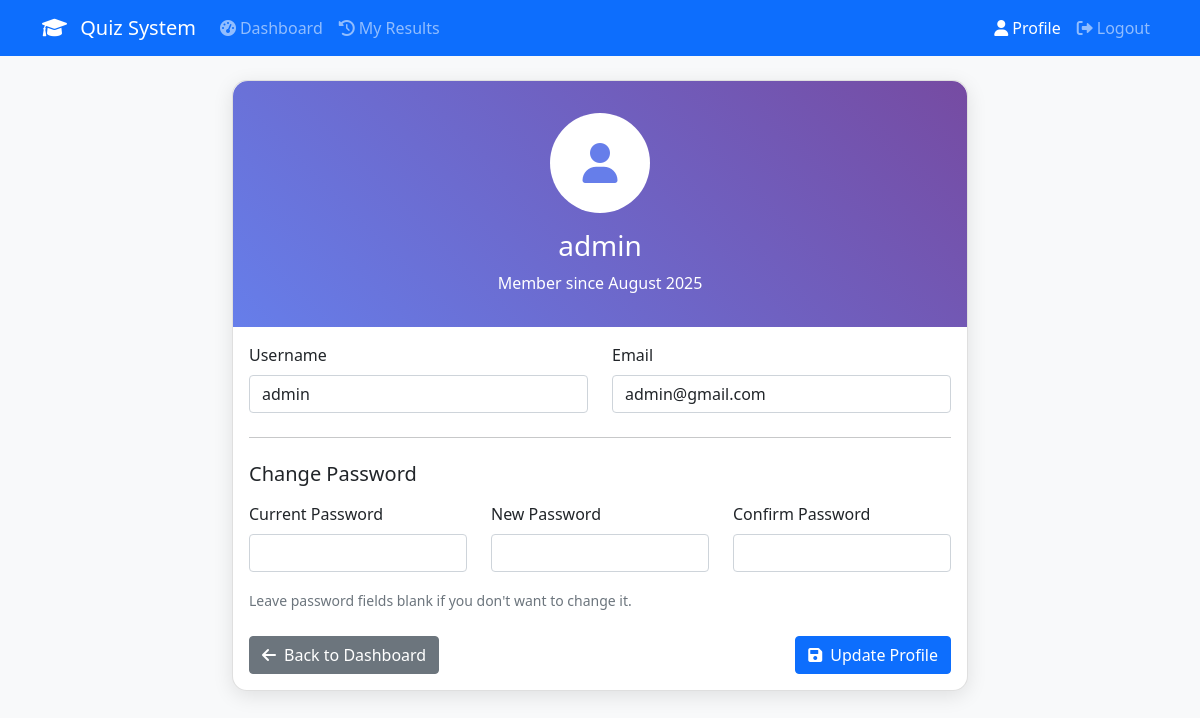
The app's page /profile.php (signed in) with its own data.
### tables this page shows
CREATE TABLE IF NOT EXISTS `users` (
  `id` int NOT NULL AUTO_INCREMENT,
  `username` varchar(50) NOT NULL,
  `email` varchar(100) NOT NULL,
  `password` varchar(255) NOT NULL,
  `role` enum('admin','user') DEFAULT 'user',
  `profile_image` varchar(255) DEFAULT NULL,
  `created_at` timestamp NULL DEFAULT CURRENT_TIMESTAMP,
  `updated_at` timestamp NULL DEFAULT CURRENT_TIMESTAMP ON UPDATE CURRENT_TIMESTAMP,
  `last_login` timestamp NULL DEFAULT NULL,
  `status` enum('active','inactive') DEFAULT 'active',
  PRIMARY KEY (`id`),
  UNIQUE KEY `username` (`username`),
  UNIQUE KEY `email` (`email`),
  KEY `idx_users_email` (`email`),
  KEY `idx_users_role` (`role`)
);

### profile.php (the view, shortened to what this page needs)
<?php
require_once 'config.php';
try {
    $stmt = $pdo->prepare("SELECT username, email, created_at FROM users WHERE id = ?");
    $stmt->execute([$_SESSION['user_id']]);
    $user = $stmt->fetch();
} catch (PDOException $e) {
    $error = 'Database error occurred.';
}
?>
<!DOCTYPE html>
<html lang="en">
<head>
    <link href="https://cdnjs.cloudflare.com/ajax/libs/bootstrap/5.1.3/css/bootstrap.min.css" rel="stylesheet">
    <link href="https://cdnjs.cloudflare.com/ajax/libs/font-awesome/6.0.0/css/all.min.css" rel="stylesheet">
</head>
<body>
    <?php include 'navbar.php'; ?>
    <div class="container mt-4">
        <div class="row justify-content-center">
            <div class="col-lg-8">
                <div class="card profile-card">
                    <div class="profile-header">
                        <div class="profile-avatar">
                            <i class="fas fa-user"></i>
                        </div>
                        <h3><?php echo htmlspecialchars($user['username']); ?></h3>
                        <p class="mb-0">Member since <?php echo date('F Y', strtotime($user['created_at'])); ?></p>
                    </div>
                    <div class="card-body">
                        <form method="POST">
                            <div class="row mb-3">
                                <div class="col-md-6">
                                    <label for="username" class="form-label">Username</label>
                                    <input type="text" class="form-control" id="username" name="username"
                                           value="<?php echo htmlspecialchars($user['username']); ?>" required>
                                </div>
                                <div class="col-md-6">
                                    <label for="email" class="form-label">Email</label>
                                    <input type="email" class="form-control" id="email" name="email"
                                           value="<?php echo htmlspecialchars($user['email']); ?>" required>
                                </div>
                            </div>
                            <hr class="my-4">
                            <h5 class="mb-3">Change Password</h5>
                            <div class="row mb-3">
                                <div class="col-md-4">
                                    <label for="current_password" class="form-label">Current Password</label>
                                    <input type="password" class="form-control" id="current_password" name="current_password">
                                </div>
                                <div class="col-md-4">
                                    <label for="new_password" class="form-label">New Password</label>
                                    <input type="password" class="form-control" id="new_password" name="new_password">
                                </div>
                                <div class="col-md-4">
                                    <label for="confirm_password" class="form-label">Confirm Password</label>
                                    <input type="password" class="form-control" id="confirm_password" name="confirm_password">
                                </div>
                            </div>
                            <small class="text-muted">Leave password fields blank if you don't want to change it.</small>
                            <div class="d-flex justify-content-between mt-4">
                                <a href="dashboard.php" class="btn btn-secondary">
                                    <i class="fas fa-arrow-left me-2"></i>Back to Dashboard
                                </a>
                                <button type="submit" class="btn btn-primary">
                                    <i class="fas fa-save me-2"></i>Update Profile
                                </button>
                            </div>
                        </form>
                    </div>
                </div>
            </div>
        </div>
    </div>
</body>
</html>

### profile.php (style rules this page uses)
body { background-color: #f8f9fa; }
.profile-card { border-radius: 15px; box-shadow: 0 5px 20px rgba(0,0,0,0.1); }
.profile-header { background: linear-gradient(45deg, #667eea, #764ba2); color: white; border-radius: 15px 15px 0 0; padding: 2rem; text-align: center; }
.profile-avatar { width: 100px; height: 100px; border-radius: 50%; background-color: white; display: flex; align-items: center; justify-content: center; margin: 0 auto 1rem; font-size: 2.5rem; color: #667eea; }

### records on screen
users: username "admin", created_at "August 2025", email "admin@gmail.com"

### other values on screen
SITE_NAME "Quiz System"
